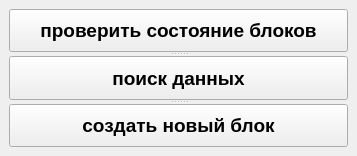
<?xml version="1.0" encoding="UTF-8"?>
<ui version="4.0">
 <class>MainWindow</class>
 <widget class="QMainWindow" name="MainWindow">
  <property name="geometry">
   <rect>
    <x>0</x>
    <y>0</y>
    <width>357</width>
    <height>156</height>
   </rect>
  </property>
  <property name="windowTitle">
   <string>MainWindow</string>
  </property>
  <widget class="QWidget" name="centralwidget">
   <layout class="QVBoxLayout" name="verticalLayout">
    <item>
     <widget class="QSplitter" name="splitter">
      <property name="orientation">
       <enum>Qt::Vertical</enum>
      </property>
      <widget class="QPushButton" name="check_btn">
       <property name="font">
        <font>
         <pointsize>14</pointsize>
         <weight>75</weight>
         <bold>true</bold>
        </font>
       </property>
       <property name="text">
        <string>проверить состояние блоков</string>
       </property>
      </widget>
      <widget class="QPushButton" name="find_btn">
       <property name="font">
        <font>
         <pointsize>14</pointsize>
         <weight>75</weight>
         <bold>true</bold>
        </font>
       </property>
       <property name="text">
        <string>поиск данных</string>
       </property>
      </widget>
      <widget class="QPushButton" name="createblock_btn">
       <property name="font">
        <font>
         <pointsize>14</pointsize>
         <weight>75</weight>
         <bold>true</bold>
        </font>
       </property>
       <property name="text">
        <string>создать новый блок</string>
       </property>
      </widget>
     </widget>
    </item>
   </layout>
  </widget>
 </widget>
 <resources/>
 <connections/>
</ui>
